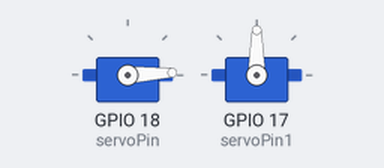
Bench run of a sketch on a simulated ESP32. Parts: 2 × servo.

Above: at 0.05 s.
At 2.6 s:
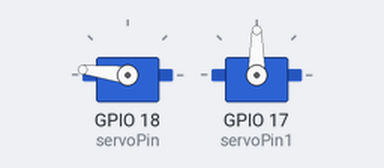
At 5.2 s:
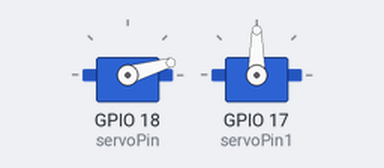
At 10.85 s:
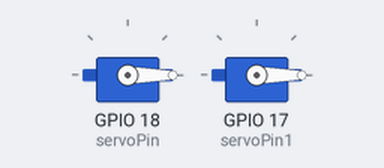
Timing chart, 0 to 14.1 s (numbered marks = the images above):
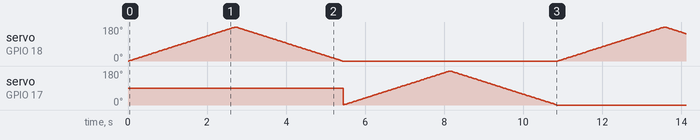

The sketch:

TWO-SERVO.ino
```cpp
#include <ESP32Servo.h>


Servo myservo;
Servo myservo1;
// 16 servo objects can be created on the ESP32

int pos = 0;
int servoPin=18;
int servoPin1=17;

void setup() {

 ESP32PWM::allocateTimer(0);
 ESP32PWM::allocateTimer(1);
 ESP32PWM::allocateTimer(2);
 ESP32PWM::allocateTimer(3);
 myservo.setPeriodHertz(50);
 myservo.attach(servoPin, 0, 2000); // attaches the servo on pin 18 to the servo object
 myservo1.setPeriodHertz(50);
 myservo1.attach(servoPin1, 0, 2000); // attaches the servo on pin 18 to the servo object

}

void loop() {

 for (pos = 0; pos <= 180; pos += 1) { // goes from 0 degrees to 180 degrees
  myservo.write(pos);
  delay(15);
 }
 for (pos = 180; pos >= 0; pos -= 1) { // goes from 180 degrees to 0 degrees
  myservo.write(pos);
  delay(15);
 }

  for (pos = 0; pos <= 180; pos += 1) { // goes from 0 degrees to 180 degrees
  myservo1.write(pos);
  delay(15);
 }
 for (pos = 180; pos >= 0; pos -= 1) { // goes from 180 degrees to 0 degrees
  myservo1.write(pos);
  delay(15);
 }
}
```
